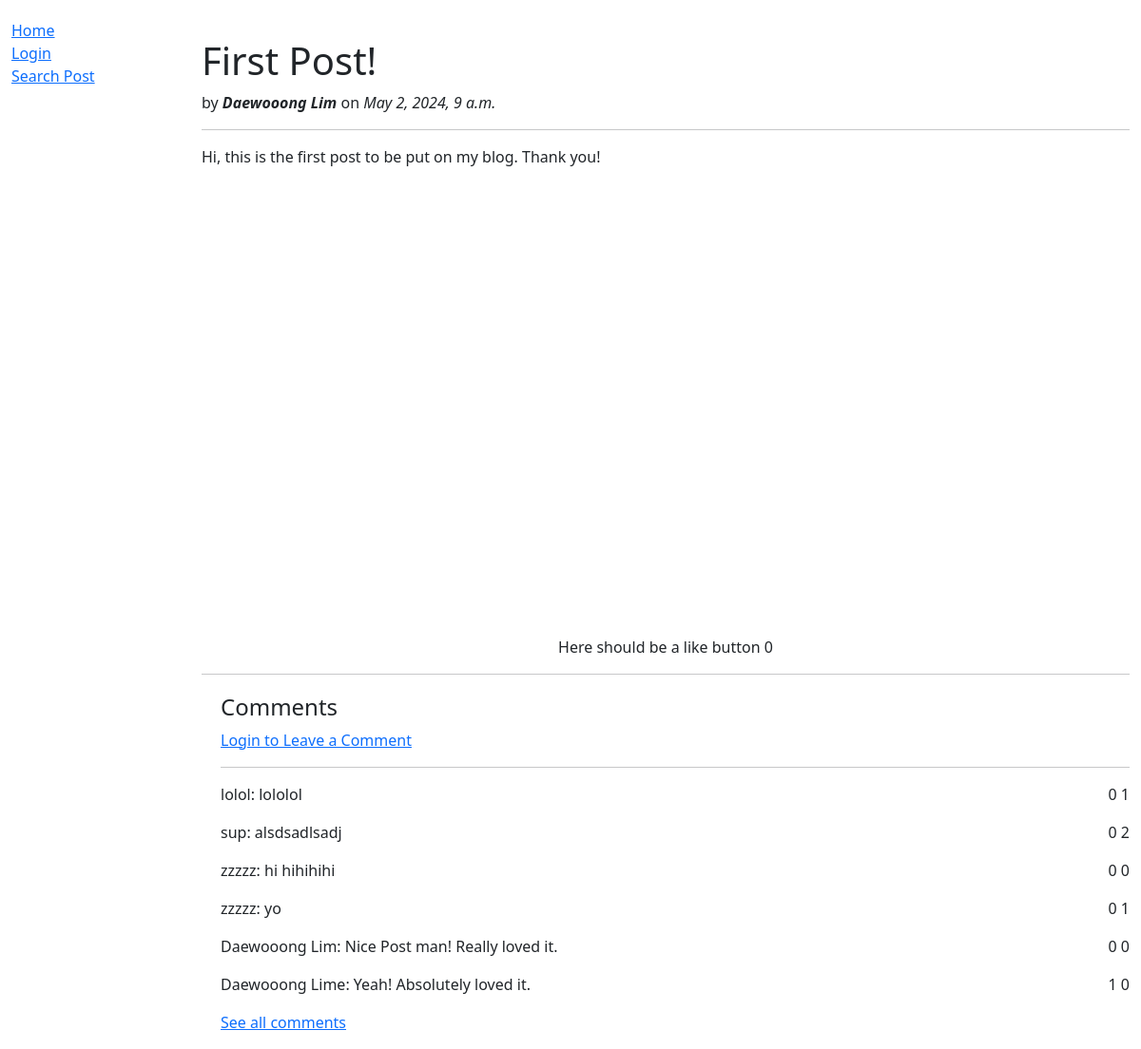
Page /blog/1/ on the committed database.
### blog/models.py (models this page shows, shortened)
class Post(models.Model):
    id = models.BigAutoField(help_text="Post ID", primary_key=True)
    title = models.CharField(max_length=100)
    writer = models.CharField(max_length=100)
    content = models.TextField(max_length=5000)
    date = models.DateTimeField(default=datetime.now, blank=True)
    likes = models.IntegerField(default=0)
    class Meta:
        ordering = ['-date']

class Comment(models.Model):
    id = models.BigAutoField(help_text="Comment ID", primary_key=True)
    post = models.ForeignKey("Post", on_delete=models.CASCADE)
    writer = models.CharField(max_length=100)
    content = models.CharField(max_length=200)
    date = models.DateTimeField(default=datetime.now, blank=True)
    likes = models.IntegerField(default=0)
    dislikes = models.IntegerField(default=0)
    class Meta:
        ordering = ['-date']

### blog/views.py (the view)
# urls.py: path('<int:pk>/', views.PostDetailView.as_view(), name="post"),
class PostDetailView(generic.DetailView):
    model = Post
    context_object_name = 'post'
    template_name = 'view_post.html'
    def get_context_data(self, **kwargs):
        context = super(PostDetailView, self).get_context_data(**kwargs)
        comments = Comment.objects.filter(post=int(self.kwargs.get('pk')))
        comments.order_by('-likes')[:5]
        context['comments'] = comments
        context['form'] = LeaveCommentForm()
        return context
    def post(self, request, *args, **kwargs):
        if request.method == 'POST':
            form = LeaveCommentForm(request.POST)
            if form.is_valid():
                id = int(self.kwargs.get('pk'))
                comment = Comment(
                    post=Post.objects.get(id=id),
                    writer=request.user,
                    content=form.cleaned_data['content']
                    )
                comment.save()
                return HttpResponseRedirect(reverse('post', args=[id]))

### blog/templates/view_post.html (shortened to what this page needs)
{% extends "base.html" %}
{% block content %}
    <h1 style="margin-top: 20px;">{{post.title}}</h1>
    <p> by <strong><em>{{post.writer}}</em></strong> on <em>{{post.date}}</em> </p>
    <hr />
    <p style="min-height: 500px;">{{post.content}}</p>
    <div style="text-align: center;">Here should be a like button {{post.likes}}</div>
    <hr />
    <div style="margin-left:20px; margin-top:20px">
      <h4>Comments</h4>
      {% if user.is_authenticated %}
      <a href="#" class="hide">Write Comment</a>
      <div>
        <form action="" method="post" id="form" style="display: none;">
          {% csrf_token %}
          <table>
          {{ form.as_table }}
          </table>
          <input type="submit" value="Submit">
        </form>
      </div>
      <script>
        var link = document.getElementsByClassName("hide");
        link[0].addEventListener("click", function() {
          if (form.style.display === "block") {
            form.style.display = "none";
          } else {
            form.style.display = "block";
          }
        });
      </script>
    {% else %}
      <a href="{% url 'login' %}">Login to Leave a Comment</a>
    {% endif %}
      {% if comments %}
        <hr />
        {% for comment in comments %}
          <p style="display: inline;"<strong>{{comment.writer}}</strong>: {{comment.content}}</p>
          <p style="display: inline; float: right;"> {{comment.likes}} {{comment.dislikes}}</p>
        {% endfor %}
        <p><a href="comments/">See all comments</a></p>
      {% else %}
        <p>No comments yet.</p>
      {% endif %}
    </div>
{% endblock %}

### rows in the picture
Post: title "First Post!", writer "Daewooong Lim", date "May 2, 2024, 9 a.m.", content "Hi, this is the first post to be put on my blog. Thank you!", likes "0"
Comment: writer "lolol", content "lololol", likes "0", dislikes "1"
Comment: writer "sup", content "alsdsadlsadj", likes "0", dislikes "2"
Comment: writer "zzzzz", content "hi hihihihi", likes "0", dislikes "0"
Comment: writer "zzzzz", content "yo", likes "0", dislikes "1"
Comment: writer "Daewooong Lim", content "Nice Post man! Really loved it.", likes "0", dislikes "0"
Comment: writer "Daewooong Lime", content "Yeah! Absolutely loved it.", likes "1", dislikes "0"
